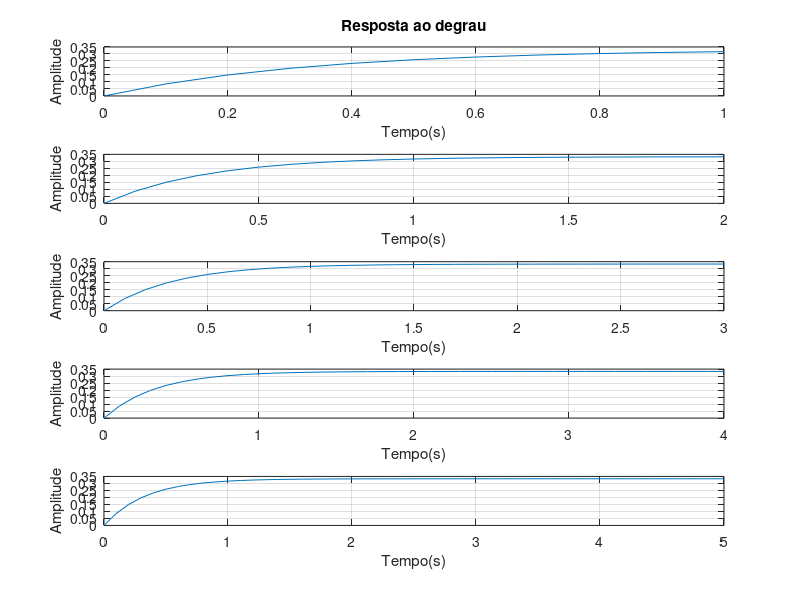

Source code (MATLAB):
clc;
close all;
%Exercício 4 para G(s)
[Z,P,K] = tf2zp(1,[1 3])%Aqui é extraído o ganho da função de tranferência G(s).
Gs = tf(1,[1 3])%Aqui é declarado a função de tranferência G(s).
subplot(5,1,1);
t1 = [0:0.1:1]; %vetor t de tempo onde acontece o degrau.
y1= step(Gs,t1);%Para T
plot(t1,y1);xlabel('Tempo(s)');ylabel('Amplitude');title('Resposta ao degrau'); grid('on');
subplot(5,1,2);
t2 = [0:0.1:2]; %Para 2T
y2= step(Gs,t2);
plot(t2,y2);xlabel('Tempo(s)');ylabel('Amplitude'); grid('on');
subplot(5,1,3);
t3 = [0:0.1:3]; %Para 3T
y3= step(Gs,t3);
plot(t3,y3);xlabel('Tempo(s)');ylabel('Amplitude');; grid('on');
subplot(5,1,4);
t4 = [0:0.1:4]; %Para 4T
y4= step(Gs,t4);
plot(t4,y4);xlabel('Tempo(s)');ylabel('Amplitude'); grid('on');
subplot(5,1,5);
t5 = [0:0.1:5]; %Para 5T
y5= step(Gs,t5);
plot(t5,y5);xlabel('Tempo(s)');ylabel('Amplitude'); grid('on');